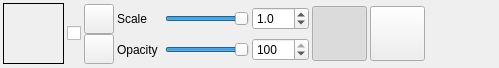
<?xml version="1.0" encoding="UTF-8"?>
<ui version="4.0">
 <class>OverlayFrame</class>
 <widget class="QFrame" name="OverlayFrame">
  <property name="geometry">
   <rect>
    <x>0</x>
    <y>0</y>
    <width>499</width>
    <height>68</height>
   </rect>
  </property>
  <property name="styleSheet">
   <string notr="true">background-image: url(:/img/data/parchment.jpg);</string>
  </property>
  <layout class="QHBoxLayout" name="horizontalLayout">
   <property name="spacing">
    <number>3</number>
   </property>
   <property name="leftMargin">
    <number>3</number>
   </property>
   <property name="topMargin">
    <number>3</number>
   </property>
   <property name="rightMargin">
    <number>3</number>
   </property>
   <property name="bottomMargin">
    <number>3</number>
   </property>
   <item>
    <widget class="QLabel" name="lblIcon">
     <property name="sizePolicy">
      <sizepolicy hsizetype="Fixed" vsizetype="Fixed">
       <horstretch>0</horstretch>
       <verstretch>0</verstretch>
      </sizepolicy>
     </property>
     <property name="minimumSize">
      <size>
       <width>61</width>
       <height>61</height>
      </size>
     </property>
     <property name="maximumSize">
      <size>
       <width>61</width>
       <height>61</height>
      </size>
     </property>
     <property name="frameShape">
      <enum>QFrame::Box</enum>
     </property>
     <property name="text">
      <string/>
     </property>
     <property name="scaledContents">
      <bool>true</bool>
     </property>
    </widget>
   </item>
   <item>
    <widget class="QCheckBox" name="chkVisible">
     <property name="sizePolicy">
      <sizepolicy hsizetype="Minimum" vsizetype="Fixed">
       <horstretch>0</horstretch>
       <verstretch>0</verstretch>
      </sizepolicy>
     </property>
     <property name="toolTip">
      <string>Combined DM/Player Visibility</string>
     </property>
     <property name="text">
      <string/>
     </property>
     <property name="icon">
      <iconset resource="resources.qrc">
       <normaloff>:/img/data/small_icon_eye.png</normaloff>:/img/data/small_icon_eye.png</iconset>
     </property>
     <property name="iconSize">
      <size>
       <width>20</width>
       <height>20</height>
      </size>
     </property>
    </widget>
   </item>
   <item>
    <layout class="QVBoxLayout" name="verticalLayout_16">
     <property name="spacing">
      <number>0</number>
     </property>
     <item>
      <spacer name="verticalSpacer_16">
       <property name="orientation">
        <enum>Qt::Vertical</enum>
       </property>
       <property name="sizeType">
        <enum>QSizePolicy::Preferred</enum>
       </property>
       <property name="sizeHint" stdset="0">
        <size>
         <width>10</width>
         <height>5</height>
        </size>
       </property>
      </spacer>
     </item>
     <item>
      <widget class="QPushButton" name="btnIncrease">
       <property name="minimumSize">
        <size>
         <width>30</width>
         <height>30</height>
        </size>
       </property>
       <property name="maximumSize">
        <size>
         <width>30</width>
         <height>30</height>
        </size>
       </property>
       <property name="toolTip">
        <string>Lock the aspect ratio</string>
       </property>
       <property name="text">
        <string/>
       </property>
       <property name="icon">
        <iconset resource="resources.qrc">
         <normaloff>:/img/data/icon_plus.png</normaloff>:/img/data/icon_plus.png</iconset>
       </property>
       <property name="iconSize">
        <size>
         <width>20</width>
         <height>20</height>
        </size>
       </property>
       <property name="checkable">
        <bool>true</bool>
       </property>
      </widget>
     </item>
     <item>
      <spacer name="verticalSpacer_17">
       <property name="orientation">
        <enum>Qt::Vertical</enum>
       </property>
       <property name="sizeType">
        <enum>QSizePolicy::Preferred</enum>
       </property>
       <property name="sizeHint" stdset="0">
        <size>
         <width>10</width>
         <height>5</height>
        </size>
       </property>
      </spacer>
     </item>
     <item>
      <widget class="QPushButton" name="btnDecrease">
       <property name="minimumSize">
        <size>
         <width>30</width>
         <height>30</height>
        </size>
       </property>
       <property name="maximumSize">
        <size>
         <width>30</width>
         <height>30</height>
        </size>
       </property>
       <property name="toolTip">
        <string>Lock the aspect ratio</string>
       </property>
       <property name="text">
        <string/>
       </property>
       <property name="icon">
        <iconset resource="resources.qrc">
         <normaloff>:/img/data/icon_minus.png</normaloff>:/img/data/icon_minus.png</iconset>
       </property>
       <property name="iconSize">
        <size>
         <width>20</width>
         <height>20</height>
        </size>
       </property>
       <property name="checkable">
        <bool>true</bool>
       </property>
      </widget>
     </item>
     <item>
      <spacer name="verticalSpacer_18">
       <property name="orientation">
        <enum>Qt::Vertical</enum>
       </property>
       <property name="sizeType">
        <enum>QSizePolicy::Preferred</enum>
       </property>
       <property name="sizeHint" stdset="0">
        <size>
         <width>10</width>
         <height>5</height>
        </size>
       </property>
      </spacer>
     </item>
    </layout>
   </item>
   <item>
    <layout class="QGridLayout" name="gridLayout">
     <property name="spacing">
      <number>3</number>
     </property>
     <item row="1" column="2">
      <widget class="QSpinBox" name="spinOpacity">
       <property name="toolTip">
        <string>Set the opacity of the layer</string>
       </property>
       <property name="maximum">
        <number>100</number>
       </property>
       <property name="value">
        <number>100</number>
       </property>
      </widget>
     </item>
     <item row="0" column="1">
      <widget class="QSlider" name="sliderScale">
       <property name="sizePolicy">
        <sizepolicy hsizetype="Preferred" vsizetype="Fixed">
         <horstretch>0</horstretch>
         <verstretch>0</verstretch>
        </sizepolicy>
       </property>
       <property name="toolTip">
        <string>Set the opacity of the layer</string>
       </property>
       <property name="maximum">
        <number>100</number>
       </property>
       <property name="value">
        <number>100</number>
       </property>
       <property name="orientation">
        <enum>Qt::Horizontal</enum>
       </property>
      </widget>
     </item>
     <item row="0" column="0">
      <widget class="QLabel" name="lblScale">
       <property name="sizePolicy">
        <sizepolicy hsizetype="Fixed" vsizetype="Preferred">
         <horstretch>0</horstretch>
         <verstretch>0</verstretch>
        </sizepolicy>
       </property>
       <property name="minimumSize">
        <size>
         <width>45</width>
         <height>25</height>
        </size>
       </property>
       <property name="maximumSize">
        <size>
         <width>45</width>
         <height>25</height>
        </size>
       </property>
       <property name="toolTip">
        <string>The layer's X position</string>
       </property>
       <property name="text">
        <string>Scale</string>
       </property>
       <property name="scaledContents">
        <bool>true</bool>
       </property>
       <property name="alignment">
        <set>Qt::AlignLeading|Qt::AlignLeft|Qt::AlignVCenter</set>
       </property>
      </widget>
     </item>
     <item row="1" column="1">
      <widget class="QSlider" name="sliderOpacity">
       <property name="sizePolicy">
        <sizepolicy hsizetype="Preferred" vsizetype="Fixed">
         <horstretch>0</horstretch>
         <verstretch>0</verstretch>
        </sizepolicy>
       </property>
       <property name="toolTip">
        <string>Set the opacity of the layer</string>
       </property>
       <property name="maximum">
        <number>100</number>
       </property>
       <property name="value">
        <number>100</number>
       </property>
       <property name="orientation">
        <enum>Qt::Horizontal</enum>
       </property>
      </widget>
     </item>
     <item row="0" column="2">
      <widget class="QDoubleSpinBox" name="spinScale">
       <property name="decimals">
        <number>1</number>
       </property>
       <property name="minimum">
        <double>0.100000000000000</double>
       </property>
       <property name="singleStep">
        <double>0.500000000000000</double>
       </property>
       <property name="value">
        <double>1.000000000000000</double>
       </property>
      </widget>
     </item>
     <item row="1" column="0">
      <widget class="QLabel" name="lblScale_2">
       <property name="sizePolicy">
        <sizepolicy hsizetype="Fixed" vsizetype="Preferred">
         <horstretch>0</horstretch>
         <verstretch>0</verstretch>
        </sizepolicy>
       </property>
       <property name="minimumSize">
        <size>
         <width>45</width>
         <height>25</height>
        </size>
       </property>
       <property name="maximumSize">
        <size>
         <width>45</width>
         <height>25</height>
        </size>
       </property>
       <property name="toolTip">
        <string>The layer's X position</string>
       </property>
       <property name="text">
        <string>Opacity</string>
       </property>
       <property name="scaledContents">
        <bool>true</bool>
       </property>
       <property name="alignment">
        <set>Qt::AlignLeading|Qt::AlignLeft|Qt::AlignVCenter</set>
       </property>
      </widget>
     </item>
    </layout>
   </item>
   <item>
    <layout class="QVBoxLayout" name="verticalLayout_9">
     <property name="spacing">
      <number>0</number>
     </property>
     <item>
      <spacer name="verticalSpacer_10">
       <property name="orientation">
        <enum>Qt::Vertical</enum>
       </property>
       <property name="sizeType">
        <enum>QSizePolicy::Preferred</enum>
       </property>
       <property name="sizeHint" stdset="0">
        <size>
         <width>10</width>
         <height>5</height>
        </size>
       </property>
      </spacer>
     </item>
     <item>
      <widget class="QPushButton" name="btnPlay">
       <property name="minimumSize">
        <size>
         <width>55</width>
         <height>55</height>
        </size>
       </property>
       <property name="maximumSize">
        <size>
         <width>55</width>
         <height>55</height>
        </size>
       </property>
       <property name="toolTip">
        <string>Turn on/off audio for this layer</string>
       </property>
       <property name="text">
        <string/>
       </property>
       <property name="icon">
        <iconset resource="resources.qrc">
         <normaloff>:/img/data/icon_play.png</normaloff>:/img/data/icon_play.png</iconset>
       </property>
       <property name="iconSize">
        <size>
         <width>40</width>
         <height>40</height>
        </size>
       </property>
       <property name="checkable">
        <bool>true</bool>
       </property>
       <property name="checked">
        <bool>true</bool>
       </property>
      </widget>
     </item>
     <item>
      <spacer name="verticalSpacer_11">
       <property name="orientation">
        <enum>Qt::Vertical</enum>
       </property>
       <property name="sizeType">
        <enum>QSizePolicy::Preferred</enum>
       </property>
       <property name="sizeHint" stdset="0">
        <size>
         <width>10</width>
         <height>5</height>
        </size>
       </property>
      </spacer>
     </item>
    </layout>
   </item>
   <item>
    <layout class="QVBoxLayout" name="verticalLayout_8">
     <property name="spacing">
      <number>0</number>
     </property>
     <item>
      <spacer name="verticalSpacer_8">
       <property name="orientation">
        <enum>Qt::Vertical</enum>
       </property>
       <property name="sizeType">
        <enum>QSizePolicy::Preferred</enum>
       </property>
       <property name="sizeHint" stdset="0">
        <size>
         <width>10</width>
         <height>5</height>
        </size>
       </property>
      </spacer>
     </item>
     <item>
      <widget class="QPushButton" name="btnSettings_2">
       <property name="minimumSize">
        <size>
         <width>55</width>
         <height>55</height>
        </size>
       </property>
       <property name="maximumSize">
        <size>
         <width>55</width>
         <height>55</height>
        </size>
       </property>
       <property name="toolTip">
        <string>Edit detailed layer settings</string>
       </property>
       <property name="text">
        <string/>
       </property>
       <property name="icon">
        <iconset resource="resources.qrc">
         <normaloff>:/img/data/icon_options.png</normaloff>:/img/data/icon_options.png</iconset>
       </property>
       <property name="iconSize">
        <size>
         <width>40</width>
         <height>40</height>
        </size>
       </property>
       <property name="checkable">
        <bool>false</bool>
       </property>
      </widget>
     </item>
     <item>
      <spacer name="verticalSpacer_9">
       <property name="orientation">
        <enum>Qt::Vertical</enum>
       </property>
       <property name="sizeType">
        <enum>QSizePolicy::Preferred</enum>
       </property>
       <property name="sizeHint" stdset="0">
        <size>
         <width>10</width>
         <height>5</height>
        </size>
       </property>
      </spacer>
     </item>
    </layout>
   </item>
   <item>
    <spacer name="horizontalSpacer_3">
     <property name="orientation">
      <enum>Qt::Horizontal</enum>
     </property>
     <property name="sizeType">
      <enum>QSizePolicy::MinimumExpanding</enum>
     </property>
     <property name="sizeHint" stdset="0">
      <size>
       <width>5</width>
       <height>20</height>
      </size>
     </property>
    </spacer>
   </item>
  </layout>
 </widget>
 <resources>
  <include location="resources.qrc"/>
 </resources>
 <connections/>
</ui>
